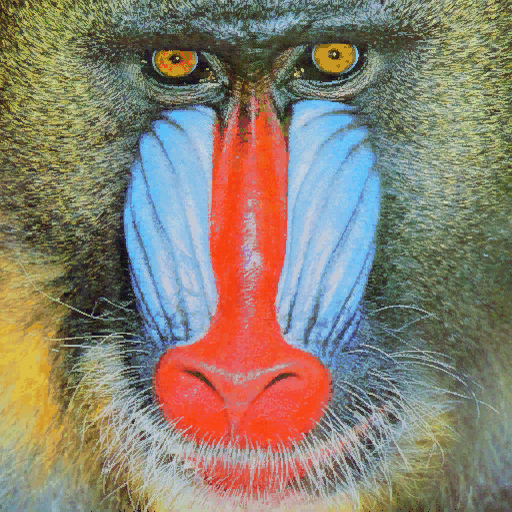
#> input picture P2/mandril.jpg, 512 x 512 px
$ jupyter execute 'VC_P2 SOL.ipynb'   (older library calls are emulated)   (text cells are left out)
#> lines starting #> are read from the running program, lines starting #| are printed output that depends on the picture; after the words box and inside, x2 and y2 are one past the last pixel; in counts of white or black regions, pixels touching at a corner belong together; long printed decimals are rounded
[cell 1]
import cv2
import numpy as np
import matplotlib.pyplot as plt
from PIL import Image, ImageDraw, ImageFont

[cell 2]
# Leer imagen y convertir a gris
img = cv2.imread('mandril.jpg')
#> img is the input picture: shape (512, 512, 3); mean B, G, R 112.9, 128.5, 137.5
if img is None:
    raise FileNotFoundError("Imagen 'mandril.jpg' no encontrada")

gris = cv2.cvtColor(img, cv2.COLOR_BGR2GRAY)

# Aplicar Canny para obtener bordes
canny = cv2.Canny(gris, 100, 200)
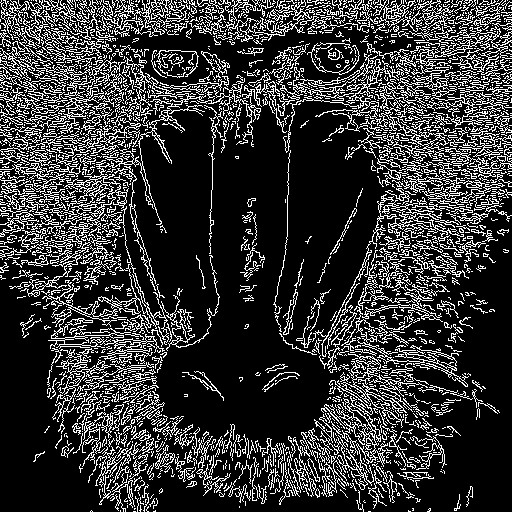
#> canny: shape (512, 512); 21.2% white in thin lines or dots

# Contar píxeles blancos por fila
row_counts = cv2.reduce(canny, 1, cv2.REDUCE_SUM, dtype=cv2.CV_32SC1)
#> row_counts = 512 values, max 56100 at index 12, min 4335 at index 507, mean 27646.1
filas = row_counts[:,0] / (255 * canny.shape[1])  # Normalizar al número de columnas
#> filas = 512 values, max 0.43 at index 12, min 0.0332 at index 507, mean 0.212

# Valor máximo de píxeles blancos por fila
maxfil = np.max(filas)
#> maxfil = 0.43
print(f"Máximo de píxeles blancos en una fila: {maxfil}")
#| Máximo de píxeles blancos en una fila: 0.4297

# Filas con píxeles ≥ 0.9 * maxfil
filas_destacadas = np.where(filas >= 0.9*maxfil)[0]
#> filas_destacadas = [6, 12, 15, 20, 21, 88, 100]
print(f"Número de filas con ≥ 0.9*maxfil: {len(filas_destacadas)}")
#| Número de filas con ≥ 0.9*maxfil: 7
print(f"Posiciones de estas filas: {filas_destacadas}")
#| Posiciones de estas filas: [  6  12  15  20  21  88 100]

# Visualización: marcar filas destacadas sobre la imagen original
img_rgb = cv2.cvtColor(img, cv2.COLOR_BGR2RGB)
img_marcada = img_rgb.copy()

for f in filas_destacadas:
    cv2.line(img_marcada, (0, f), (img_marcada.shape[1]-1, f), (255,0,0), 1)
#> this loop made 7 passes
#> f on passes 1 to 7: 6, 12, 15, 20, 21, 88, 100
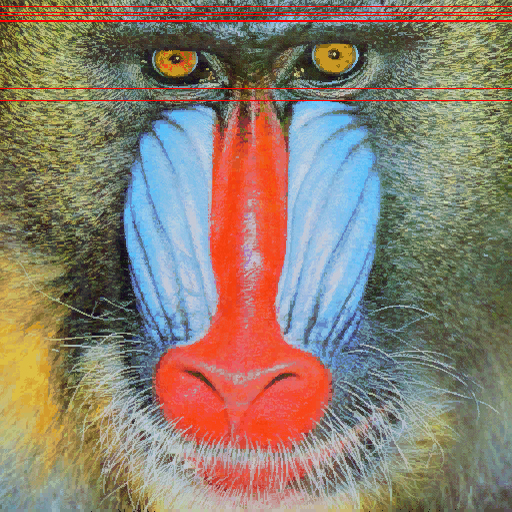
#> img_marcada: shape (512, 512, 3); mean R, G, B 139.4, 126.8, 111.5

plt.figure(figsize=(10,8))
plt.axis("off")
plt.title("Filas destacadas en rojo")
plt.imshow(img_marcada)
plt.show()

[cell 3]
img = cv2.imread("mandril.jpg", cv2.IMREAD_GRAYSCALE)

# Aplicamos el filtro Sobel en x e y
sobelx = cv2.Sobel(img, cv2.CV_64F, 1, 0, ksize=3)
sobely = cv2.Sobel(img, cv2.CV_64F, 0, 1, ksize=3)

# Magnitud del gradiente
sobel_mag = np.sqrt(sobelx**2 + sobely**2)

# a 8 Bits
sobel_8u = cv2.convertScaleAbs(sobel_mag)


# Todo píxel > 100 será blanco, el resto negro
_, sobel_thresh = cv2.threshold(sobel_8u, 100, 255, cv2.THRESH_BINARY)
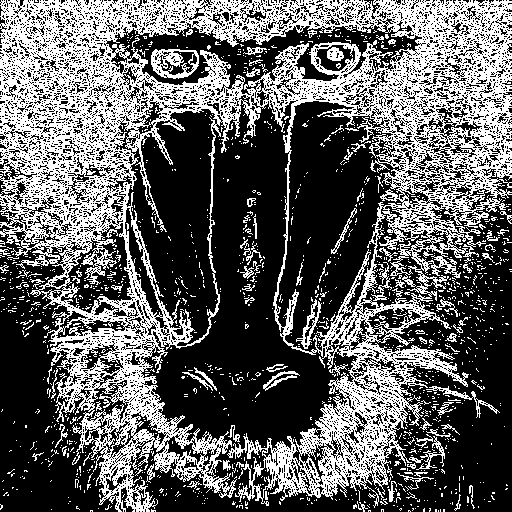
#> sobel_thresh: shape (512, 512); 38.1% white in thin lines or dots


# Contamos píxeles blancos por filas y columnas
row_counts = np.count_nonzero(sobel_thresh, axis=1)
#> row_counts = 512 values, max 398 at index 3, min 43 at index 511, mean 194.8
col_counts = np.count_nonzero(sobel_thresh, axis=0)
#> col_counts = 512 values, max 347 at index 127, min 50 at index 261, mean 194.8


row_max = np.max(row_counts)
#> row_max = 398
col_max = np.max(col_counts)
#> col_max = 347


row_thr = 0.90 * row_max
#> row_thr = 358.2
col_thr = 0.90 * col_max
#> col_thr = 312.3

# Identificamos filas y columnas
rows_selected = np.where(row_counts >= row_thr)[0]
#> rows_selected = 28 values from 1 to 100
cols_selected = np.where(col_counts >= col_thr)[0]
#> cols_selected = [99, 104, 105, 119, 127, 128, 132]


img_color = cv2.cvtColor(img, cv2.COLOR_GRAY2BGR)

# Filas
for r in rows_selected:
    cv2.line(img_color, (0, r), (img.shape[1], r), (0, 255, 0), 1) #Verde en rgb
#> this loop made 28 passes
#> r on passes 13 to 24: 18, 19, 20, 21, 23, 24, 25, 82, 83, 84, 85, 86
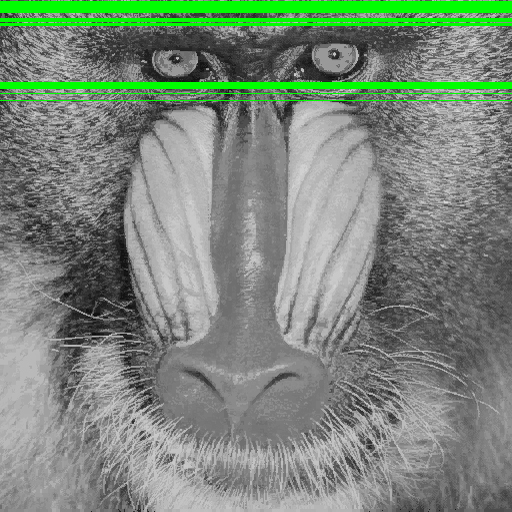
#> img_color: shape (512, 512, 3); mean B, G, R 122.9, 136.8, 122.9

# Columnas
for c in cols_selected:
    cv2.line(img_color, (c, 0), (c, img.shape[0]), (0, 0, 255), 1) #Rojo en rgb
#> this loop made 7 passes
#> c on passes 1 to 7: 99, 104, 105, 119, 127, 128, 132
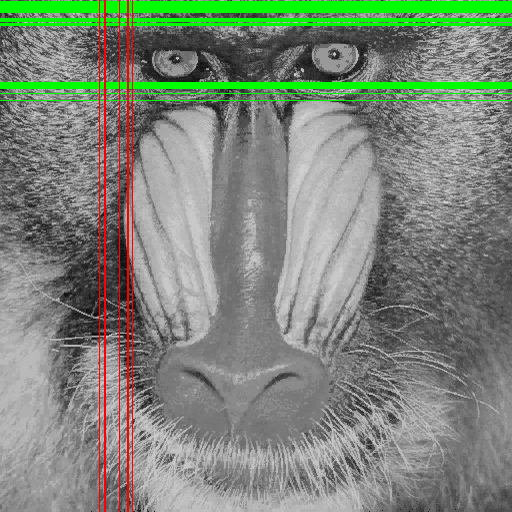
#> img_color: shape (512, 512, 3); 1.37% of pixels changed, all inside (x1, y1, x2, y2) = (99, 0, 133, 512)

print(f"Máximo de píxeles blancos en una fila (Sobel): {row_max}")
#| Máximo de píxeles blancos en una fila (Sobel): 398
print(f"Máximo de píxeles blancos en una columna (Sobel): {col_max}")
#| Máximo de píxeles blancos en una columna (Sobel): 347

plt.figure(figsize=(15,5))

plt.subplot(1,3,2)
plt.title("Filas y Columnas")
plt.imshow(cv2.cvtColor(img_color, cv2.COLOR_BGR2RGB))
plt.axis("off")

plt.subplot(1,3,3)
plt.title("Canny")
edges_canny = cv2.Canny(img, 100, 200)
plt.imshow(edges_canny, cmap="gray")
plt.axis("off")

plt.show()

[cell 4]
# Inicializa la cámara
vid = cv2.VideoCapture(0)
if not vid.isOpened():
    print("Error: cámara no encontrada")
    exit()

mode = 1

# LUT para visión térmica (Predator)
thermal_lut = np.zeros((256,1,3), dtype=np.uint8)

for i in range(256):
    if i < 64:        # negro -> azul
        thermal_lut[i,0] = [i*4, 0, 0]              # el canal azul aumenta gradualmente
    elif i < 128:     # azul -> cian
        thermal_lut[i,0] = [255, (i-64)*4, 0]       # azul al máximo, verde va creciendo
    elif i < 160:     # cian -> verde
        thermal_lut[i,0] = [255-(i-128)*8, 255, 0]  # azul disminuye, verde al máximo
    elif i < 192:     # verde -> amarillo
        thermal_lut[i,0] = [0, 255, (i-160)*8]      # se añade rojo, verde se mantiene
    elif i < 224:     # amarillo -> rojo
        thermal_lut[i,0] = [0, 255-(i-192)*8, 255]  # verde disminuye, rojo al máximo
    else:             # rojo -> blanco
        val = min((i-224)*11, 255)
        thermal_lut[i,0] = [val, val, 255]          # se añaden azul y verde hasta llegar a blanco


while True:
    ret, frame = vid.read()
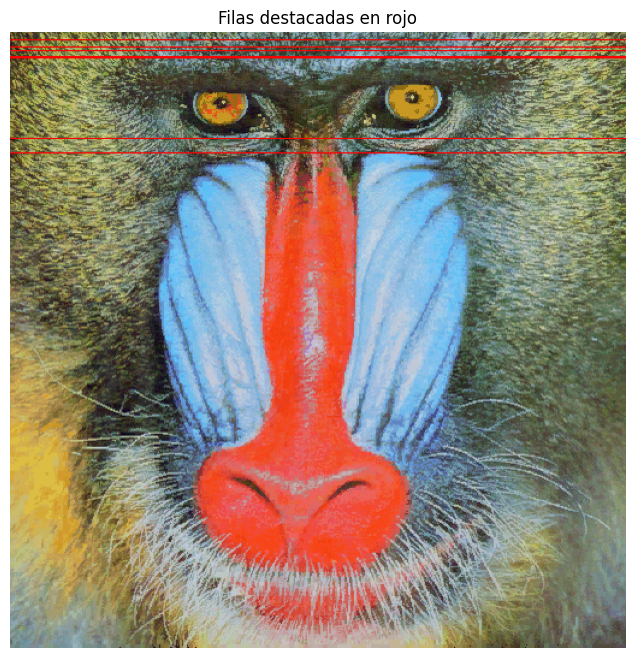
#> input picture P2/Resources/tarea1.png, 636 x 658 px, given in place of the camera
#> frame is the input picture: shape (658, 636, 3); mean B, G, R 124, 137.9, 149.3
    if not ret:
        break

    if mode == 1:
        # Modo normal
        out = frame.copy()

    elif mode == 2:
        # Filtro Robocop
        gray = cv2.cvtColor(frame, cv2.COLOR_BGR2GRAY)

        # Calcula bordes con Sobel (futurista)
        sobelx = cv2.Sobel(gray, cv2.CV_64F, 1, 0, ksize=3)
        sobely = cv2.Sobel(gray, cv2.CV_64F, 0, 1, ksize=3)
        mag = cv2.magnitude(sobelx, sobely)
        edges = cv2.convertScaleAbs(mag)

        # Encuentra el punto más brillante
        minVal, maxVal, minLoc, maxLoc = cv2.minMaxLoc(gray)
        target_x, target_y = maxLoc

        # Imagen en blanco y negro para efecto Robocop
        out = cv2.cvtColor(edges, cv2.COLOR_GRAY2BGR)

        # Dibuja el cuadrado verde alrededor del target
        rect_size = 50
        top_left = (target_x-rect_size//2, target_y-rect_size//2)
        bottom_right = (target_x+rect_size//2, target_y+rect_size//2)
        cv2.rectangle(out, top_left, bottom_right, (0,255,0), 2)

        # Dibuja la cruz verde completa
        cv2.line(out, (target_x, 0), (target_x, frame.shape[0]), (0,255,0), 1)
        cv2.line(out, (0, target_y), (frame.shape[1], target_y), (0,255,0), 1)

        # Marca el centro con un círculo pequeño
        cv2.circle(out, (target_x, target_y), 5, (0,255,0), -1)

    elif mode == 3:
    # Filtro Predator (visión térmica)
        gray = cv2.cvtColor(frame, cv2.COLOR_BGR2GRAY)

    # Convertimos gray a BGR para aplicar la LUT manual
        gray_bgr = cv2.cvtColor(gray, cv2.COLOR_GRAY2BGR)

    # Aplica la LUT canal por canal
        out = cv2.LUT(gray_bgr, thermal_lut)

    # Texto indicativo de la modalidad
    cv2.putText(out, f"Modo {mode}  (1=Normal 2=Robocop 3=Predator)  q/ESC salir",
                (10,25), cv2.FONT_HERSHEY_SIMPLEX, 0.6, (0,255,0),2,cv2.LINE_AA)
#> out: shape (658, 636, 3); 1.44% of pixels changed, all inside (x1, y1, x2, y2) = (10, 8, 577, 32)

    # Muestra la imagen
    cv2.imshow("Webcam Filtrada", out)

    key = cv2.waitKey(20) & 0xFF
#> (key q is pressed here)
    if key == 27 or key == ord('q'):
        break
    elif key == ord('1'):
        mode = 1
    elif key == ord('2'):
        mode = 2
    elif key == ord('3'):
        mode = 3

vid.release()
cv2.destroyAllWindows()

[cell 5]
# Abrimos la cámara web
cap = cv2.VideoCapture(0)

# Leemos el primer frame y lo convertimos a gris
ret, frame = cap.read()
prev_gray = cv2.cvtColor(frame, cv2.COLOR_BGR2GRAY)

# Bucle principal
while True:
    # Leemos un frame de la cámara
    ret, frame = cap.read()
    if not ret:
        break

    # Espejamos la imagen para que sea como un espejo
    frame = cv2.flip(frame, 1)

    gray = cv2.cvtColor(frame, cv2.COLOR_BGR2GRAY)
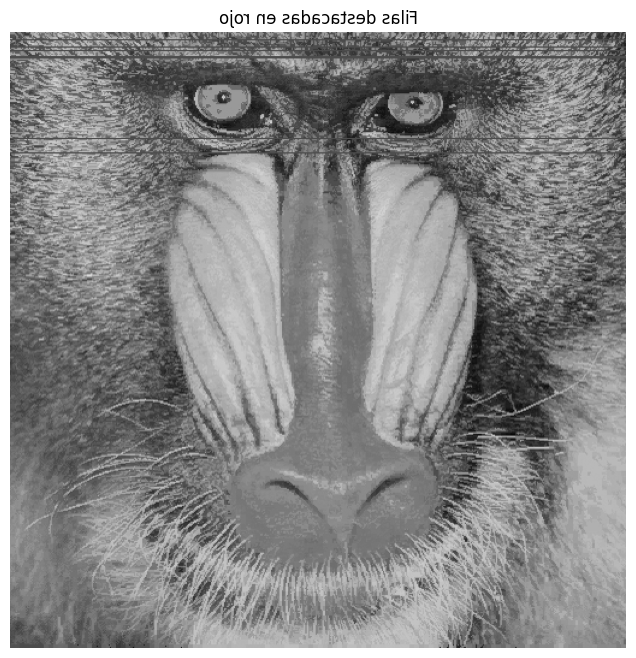
#> gray: shape (658, 636); min 0, max 255, mean 139.7

    # Calculamos la diferencia entre el frame actual y el anterior
    diff = cv2.absdiff(prev_gray, gray)
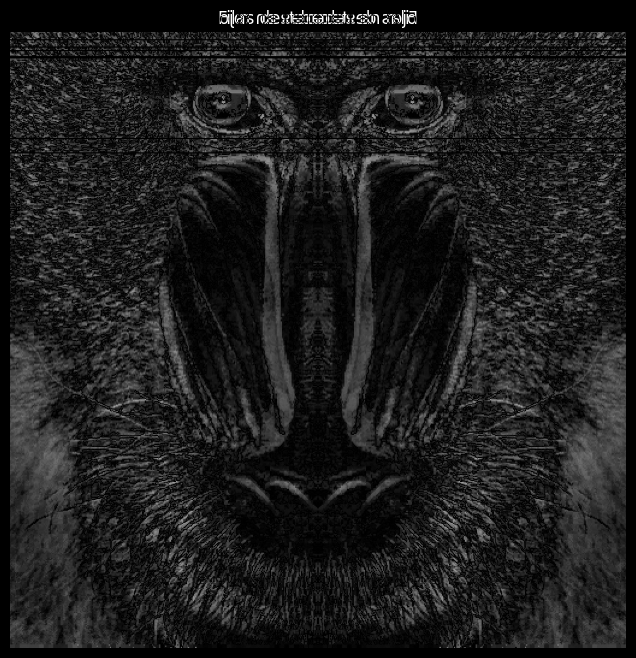
#> diff: shape (658, 636); min 0, max 255, mean 29.3

    # Aplicamos un umbral
    _, thresh = cv2.threshold(diff, 25, 255, cv2.THRESH_BINARY)
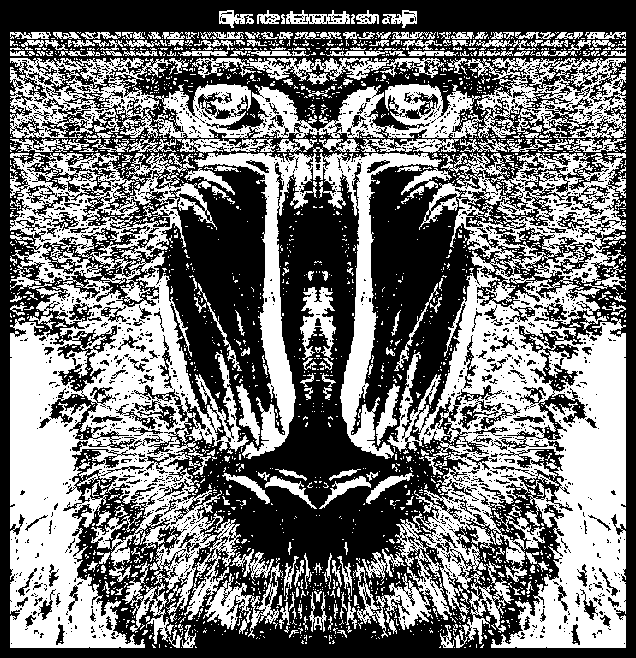
#> thresh: shape (658, 636); 45.8% white; 2339 white regions (2080 under 20 px)

    # Contornos del movimiento
    contours, _ = cv2.findContours(thresh, cv2.RETR_EXTERNAL, cv2.CHAIN_APPROX_SIMPLE)
#> contours = 1949 contours, 1791 with area under 20; largest, box (x1, y1, x2, y2) and area: (353, 153, 626, 648) 75464, (10, 153, 283, 648) 75464, (194, 153, 442, 459) 14102, (153, 84, 483, 138) 10143, (464, 58, 626, 138) 8450

    if contours:
        # Tomamos el contorno más grande
        c = max(contours, key=cv2.contourArea)
#> c = contour of 6126 points, box (x1, y1, x2, y2) (353, 153, 626, 648), area 75464
        if cv2.contourArea(c) > 5000:  # Solo movimientos grandes
            x, y, w, h = cv2.boundingRect(c)
#> x = 353; y = 153; w = 273; h = 495
            cx = x + w // 2  # Centro horizontal del contorno
#> cx = 489

            # “Tenda" vertical que sigue
            cv2.rectangle(frame, (cx-20, 0), (cx+20, frame.shape[0]), (0,0,255), -1)

            # Escribimos un texto en la pantalla
            cv2.putText(frame, "Tenda", (50,50), cv2.FONT_HERSHEY_SIMPLEX, 1, (255,0,0), 2)
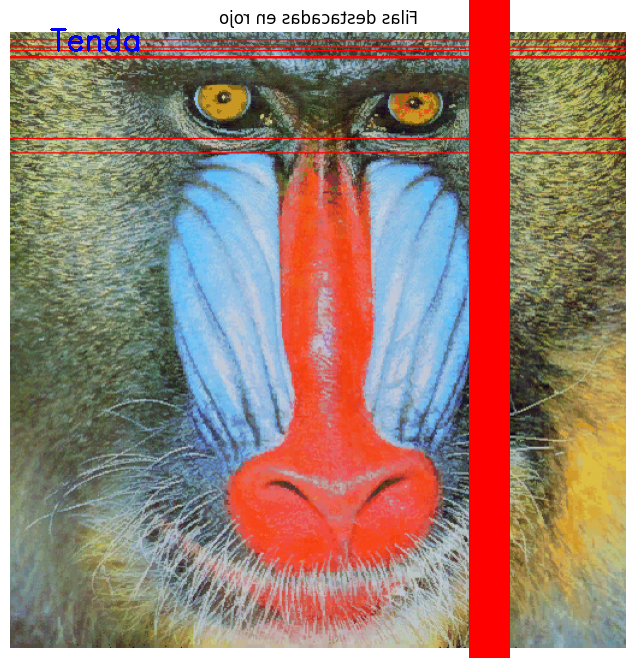
#> frame: shape (658, 636, 3); mean B, G, R 117.5, 130, 157.8

    # Guardamos el frame actual como anterior para el próximo ciclo
    prev_gray = gray

    # Mostramos la imagen final
    cv2.imshow("Demo Tenda", frame)

    # Salimos si presionamos la tecla ESC
    if cv2.waitKey(1) & 0xFF == 27:
#> (key q is pressed here)
        break

# Liberamos la cámara y cerramos las ventanas
cap.release()
cv2.destroyAllWindows()
